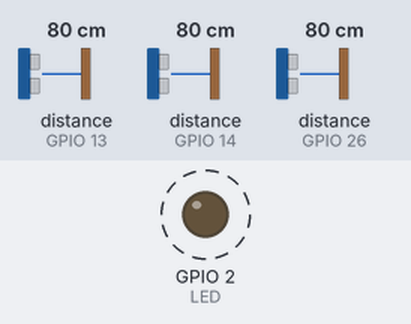
The sketch below on a simulated ESP32. Parts: output pins drawn as LEDs (lit = HIGH). Wiring (inferred from the names in the program): 3 × ultrasonic range finder: trigger GPIO 12, echo GPIO 13 / trigger GPIO 25, echo GPIO 26 / trigger GPIO 27, echo GPIO 14. Dashed ring = blinking. Inputs (shaded band) come from the test bench; at power-on: distance to the obstacle (sensors on GPIO 13, GPIO 14, GPIO 26) 80 cm. The echo pulse lasts 58.3 µs per cm; pins used as bus, display or sensor lines are not drawn; what the sketch prints to the serial monitor is not drawn.

Above: at 0.05 s.
Timing chart, 0 to 3.0 s (numbered marks = the images above):
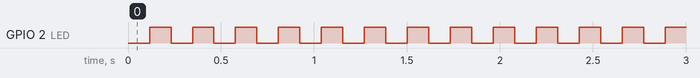

The sketch:

RoboticsProject.ino
```cpp
#include "timer.h"
#include "ultrasound.h"
#include <Arduino.h>
#include "soc/rtc_wdt.h"
#include <esp_task_wdt.h>
#include <freertos/FreeRTOS.h>
#include <freertos/task.h>
float fd=0;
float ld=0;
float rd=0;
float sensorbuff[3];
#define STACK_SIZE_READ 10000
#define LED 2
#define SAMPLES 3
void read(void * parameter){

  static int count =0;
  float favg,lavg,ravg;
  favg=0;
  lavg=0;
  ravg=0;
  while(true){
  unsigned long startTime = millis();
  digitalWrite(LED, !digitalRead(LED));
   fd = getDistance(FTrigPin, FEchoPin);
   ld = getDistance(LTrigPin, LEchoPin);
   rd = getDistance(RTrigPin, REchoPin);
   if(count==SAMPLES){
    sensorbuff[0]=favg;
    sensorbuff[1]=lavg;
    sensorbuff[2]=ravg;
    count =0;
    favg=0;
    lavg=0;
    ravg=0;

   }else{
   count++;
   favg=favg+fd/SAMPLES;
   lavg=lavg+ld/SAMPLES;
   ravg=ravg+rd/SAMPLES;
   }
  vTaskDelay(100/portTICK_PERIOD_MS);
  unsigned long endTime = millis();  // End time
    //Serial.print("Execution time: ");
    //Serial.println(endTime - startTime);
}
}
void print(void * parameter)
{
  while(true)
  {
  Serial.print("Front:");
  Serial.println(sensorbuff[0]);
  Serial.print(" Left: ");
  Serial.println(sensorbuff[1]);
  Serial.print(" Right: ");
  Serial.println(sensorbuff[2]);
  Serial.print(" Tick Rate: ");
  Serial.println(portTICK_PERIOD_MS);


  vTaskDelay(1000/portTICK_PERIOD_MS);
  }
}
void setup() {
  // put your setup code here, to run once:'yo mama
  Serial.begin(115200);
  pinMode(LED, OUTPUT);
  digitalWrite(LED, HIGH);
  initUltrasound();
  //Creating Reading Ultrasonic sensor task
  TaskHandle_t readTaskHandle;
  xTaskCreate(read,"Read Task",STACK_SIZE_READ,NULL,7,&readTaskHandle);
  //Creating printing Task
  TaskHandle_t printSensorValues;
  xTaskCreate(print,"Serial Print",STACK_SIZE_READ,NULL,1,&printSensorValues);

}

void loop() {
  // put your main code here, to run repeatedly:


}
```

i2c.cpp
```cpp
#include "i2c.h"
void i2cSetup(){
     Wire.begin(SDA_PIN, SCL_PIN);
}
void sendCommand(String cmd)
{
    Wire.beginTransmission(8); // Start transmission to device with address 8
    Wire.write(cmd); // Send the string "Hello"
    Wire.endTransmission(); // End transmission
}
```

i2c.h
```cpp
#include <Wire.h>
#include <string>
#define SDA_PIN 21
#define SCL_PIN 22
void i2cSetup();
void sendCommand(int cmd);
// Command "abcdefg" -  a - Direction , bcd - Duty Cycle (L), efg - Duty Cycle(R)
//Direction
/*
    0-balance
    1-forward
    2-reverse
    3-left
    4-right

*/
```

timer.cpp
```cpp
#include "timer.h"
void timDelay(int ms,void (* callback)(),int timer_num,bool periodic) {
    if(timer_num>3){
        return;
    }
    hw_timer_t *My_timer = NULL;
    My_timer = timerBegin(timer_num, 80, true);
    timerAttachInterrupt(My_timer, callback, true);
    timerAlarmWrite(My_timer, ms * 1000, periodic);
    timerAlarmEnable(My_timer);
}
void timDelayMicroseconds(int us,void (* callback)(),int timer_num,bool periodic) {
    if(timer_num>3){
        return;
    }
    hw_timer_t *My_timer = NULL;
    My_timer = timerBegin(timer_num, 80, true);
    timerAttachInterrupt(My_timer, callback, true);
    timerAlarmWrite(My_timer, us, periodic);
    timerAlarmEnable(My_timer);
}
```

timer.h
```cpp
#ifndef TIMER_H
#define TIMER_H
#endif
#include <Arduino.h>
void initTimer();
void timDelay(int ms,void (* callback)(),int timer_num,bool periodic);
void timDelayMicroseconds(int us,void (* callback)(),int timer_num,bool periodic);
```

ultrasound.cpp
```cpp
#include "ultrasound.h"


int flag=0;
void initUltrasound() {
    pinMode(LTrigPin, OUTPUT);
    pinMode(LEchoPin, INPUT);
    pinMode(RTrigPin, OUTPUT);
    pinMode(REchoPin, INPUT);
    pinMode(FTrigPin, OUTPUT);
    pinMode(FEchoPin, INPUT);
}
float  getDistance( int trigPin, int echoPin) {

    static float distance;
    digitalWrite(trigPin, LOW);
    delayMicroseconds(2);
    digitalWrite(trigPin, HIGH);
    delayMicroseconds(10);
    digitalWrite(trigPin, LOW);
    distance = pulseIn(echoPin, HIGH,26000) * 0.034 / 2;
    return distance;
}
```

ultrasound.h
```cpp
#ifndef ULTRASOUND_H
#define ULTRASOUND_H
#endif
#define LTrigPin 25
#define LEchoPin 26
#define RTrigPin 27
#define REchoPin 14
#define FTrigPin 12
#define FEchoPin 13
#include <Arduino.h>
#include "timer.h"
#include <esp_task_wdt.h>
#include "soc/rtc_wdt.h"
class UltrasonicSensor {
    private:
    const int trigPin;
    const int echoPin;
    enum { S_LOW, S_HIGH, S_MEASURE } state;
    unsigned long lastMicros;
    float distance;
public:
    UltrasonicSensor(int trigPin, int echoPin) : trigPin(trigPin), echoPin(echoPin), state(S_LOW), lastMicros(0), distance(0.0) {}

    void update() {
        unsigned long now = micros();
        switch (state) {
            case S_LOW:
                if (now - lastMicros >= 2) {
                    digitalWrite(trigPin, HIGH);
                    state = S_HIGH;
                    lastMicros = now;
                }
                break;
            case S_HIGH:
                if (now - lastMicros >= 10) {
                    digitalWrite(trigPin, LOW);
                    state = S_MEASURE;
                }
                break;
            case S_MEASURE:
                distance = pulseIn(echoPin, HIGH, 26000) * 0.034 / 2;
                state = S_LOW;
                break;
        }
    }

    float getDistance() const {
        return distance;
    }


};
void initUltrasound();
float getDistance(int trigPin,int echoPin);
```

Measured:
- by itself, GPIO 2 (LED): alternates HIGH for 0.12 s and LOW for 0.12 s
